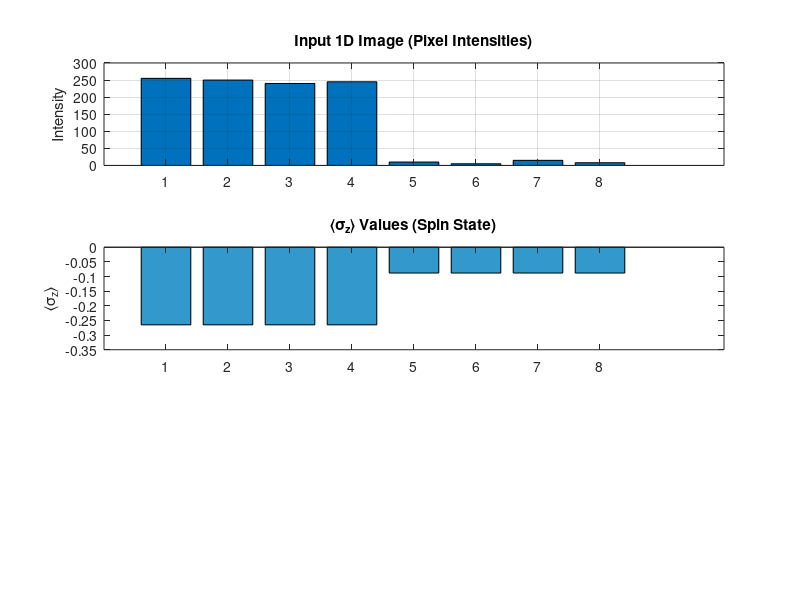

Reproduce this figure in MATLAB. (Note: this script raises an error after producing the figure.)
clc; clear;

% === 1. Input Image ===
img1 = [255, 250, 240, 245, 10, 5, 15, 8];
img2 = ones(1,8);
img = img1;
n = length(img);

% === 2. Spin Operators and Identity ===
sx = [0, 1; 1, 0];
sy = [0, 1i; -1i, 0];
sz = [1, 0; 0, -1];
I = eye(2);

% === 3. Pixel Similarity → Coupling Strengths J(i) ===
J = zeros(1, n);%create J-tensor containing the interactions
for i = 1:n-1
    next = i + 1;%A:removed mod to make it a line segment
    diff = abs(img(i) - img(next));
    J(i) = exp(-diff);  % similarity-based coupling

end

% === 4. Construct Ising-like Hamiltonian ===
H = zeros(2^n);

% (a) Interaction: -J(i) * σz_i * σz_{i+1}
for i = 1:n
    opA = 1;
    opB = 1;
    opC = 1;
    for j = 1:n
        if j == i || j == i + 1 %A:removed mod to make it a line segment
            A = sx;
            B = sy;
            C = sz;
        else
            A = I;
            B = I;
            C = I;
        end
        opA = kron(opA, A);
        opB = kron(opB, B);
        opC = kron(opC, C);
    end
    H = H - J(i) * (opA + opB + opC);
end
%if we set J =1, then the expected value of sz is non-zero
%if we set J=-1, the ground state is gapless meaning that the eigenspace of
%of the lowest eigenvalue is degenerate and, as a result, we obtain
%expected values of sz that are not zero. 

% (b) Label constraints: pixel 2 = +1, pixel 6 = –1
label_strength = 0;%set label strength to 0 to remove magnetic field
label_indices = [floor(n/4), floor(3*n/4)];
label_targets = [+1, -1];

for k = 1:length(label_indices)
    i = label_indices(k);
    target = label_targets(k);

    op = 1;
    for j = 1:n
        A = (j == i) * sz + (j ~= i) * I;
        op = kron(op, A);
    end
    H = H - label_strength * target * op;
end

% === 5. Solve for Ground State ===
[evecs, evals] = eig(H);
[~, idx] = min(diag(evals));
ground_state = evecs(:, idx);

% === 6. Measure ⟨σz⟩ for Each Pixel ===
expect_vals = zeros(1, n);
for i = 1:n
    op = 1;
    for j = 1:n
        A = (j == i) * sz + (j ~= i) * I;
        op = kron(op, A);
    end
    expect_vals(i) = real(ground_state' * op * ground_state);
end

% === 7. Assign Segments ===
segments = expect_vals >= 0;

% === 8. Plotting ===
figure;

subplot(3,1,1);
bar(img);
title('Input 1D Image (Pixel Intensities)');
ylabel('Intensity');
xticks(1:n);
grid on;

subplot(3,1,2);
bar(expect_vals, 'FaceColor', [0.2 0.6 0.8]);
title('⟨σ_z⟩ Values (Spin State)');
ylabel('⟨σ_z⟩');
xticks(1:n);
yline(0, '--k');
grid on;

subplot(3,1,3);
bar(segments, 'FaceColor', [0.9 0.5 0.2]);
title('Segment Assignment (1 = Foreground, 0 = Background)');
xlabel('Pixel Index');
ylabel('Segment');
xticks(1:n);
ylim([-0.5 1.5]);
grid on;
